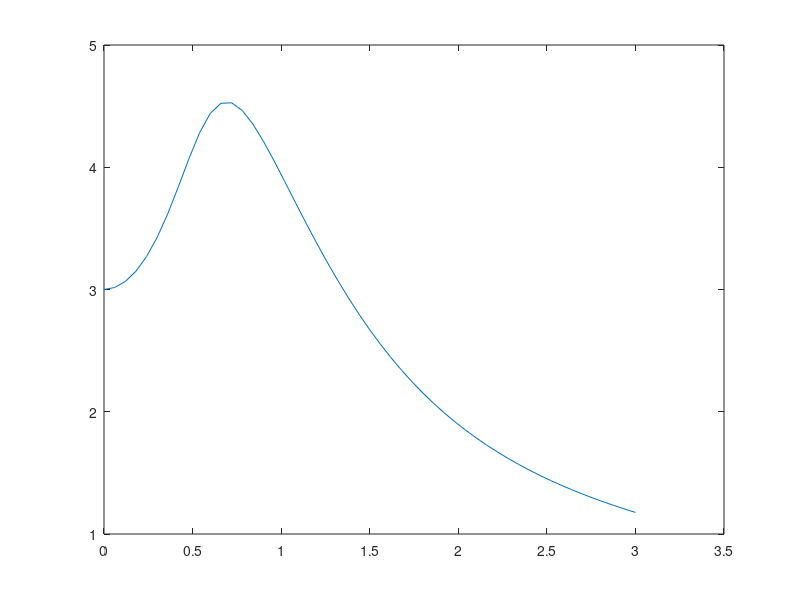

Write MATLAB code to recreate this figure.
% Problem 4

% Group number 7
% Members: Thomas Sievert, Lars Woxberg
% Date completed: 1/6 - 2012

% Set problem values
x = 0;
X = [x];

y = 3; % Group 7 corresponds to y, b = (c)
Y = [y]
b = 3;

% Define number of iterations
n = 50;

% Define interval size
h = (b - x) / n;

% Define differential equation
f = @(x, y) y .* sin(x .* y)

while x < b
	% Find k values
	k1 = f(x, y);
	k2 = f(x + (h ./ 2), y + (h ./ 2) .* k1);
	k3 = f(x + (h ./ 2), y + (h ./ 2) .* k2);
	k4 = f(x + h, y + h .* k3);
	
	% Increment x, append it to the list
	x = x + h;
	X = [X, x];
	
	% Define next y, append it to the list
	y = y + (h ./ 6) .* (k1 + 2 .* k2 + 2 .* k3 + k4);
	Y = [Y, y];
end

% Display the results
plot(X, Y)
y